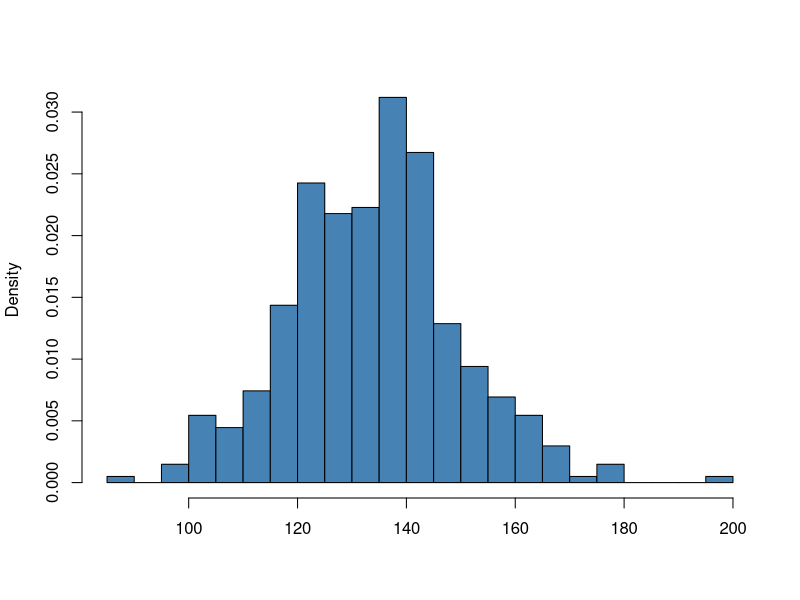
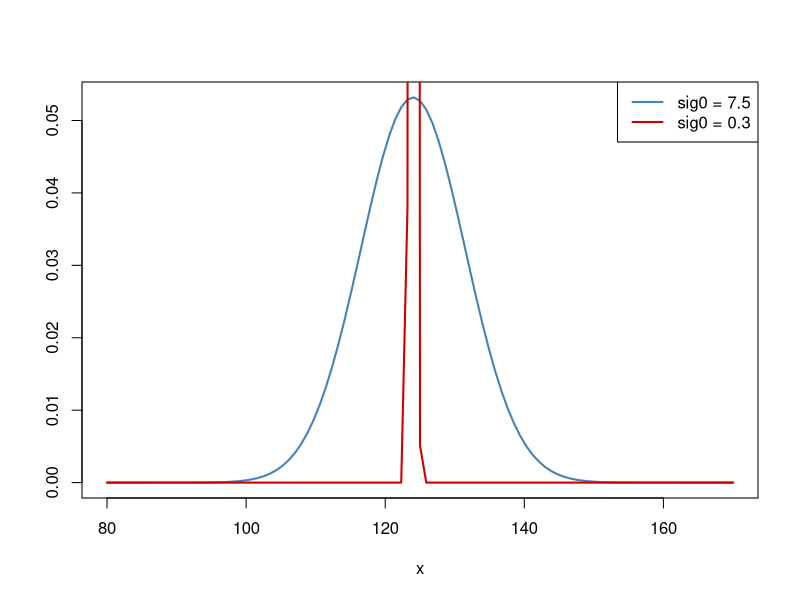
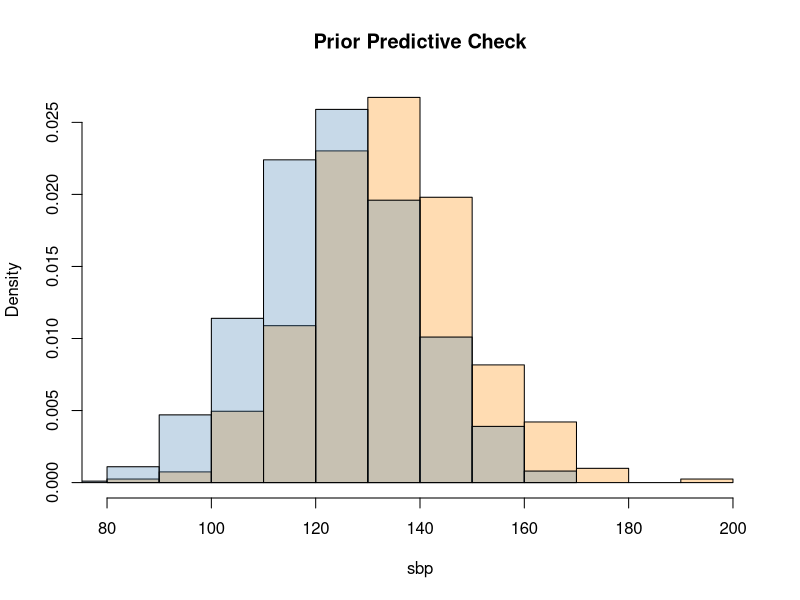
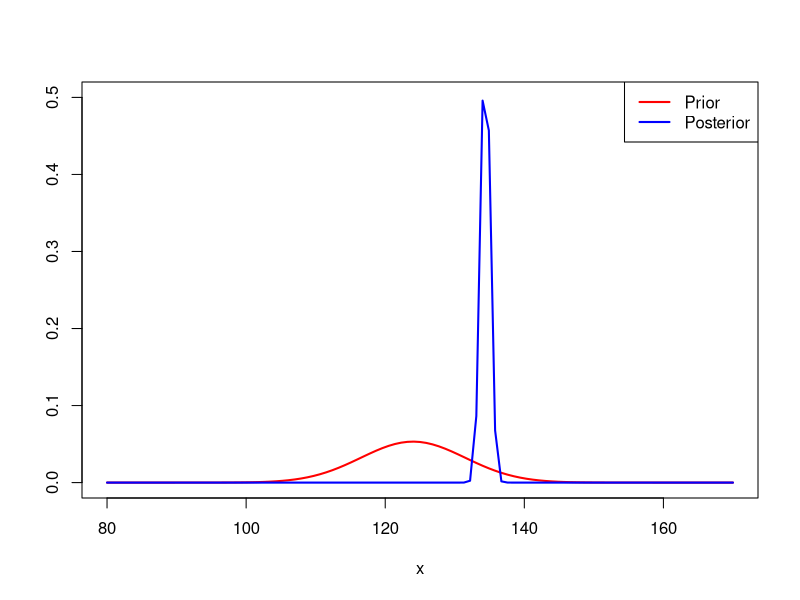
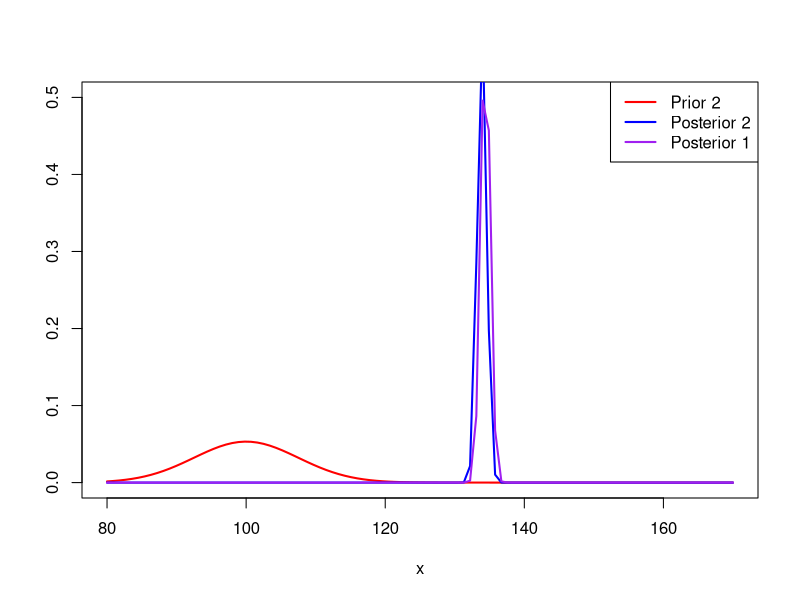
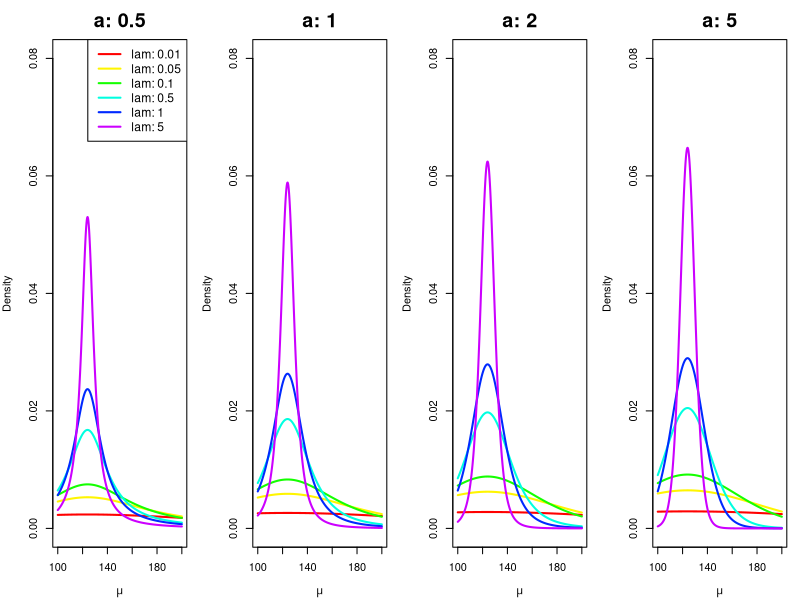
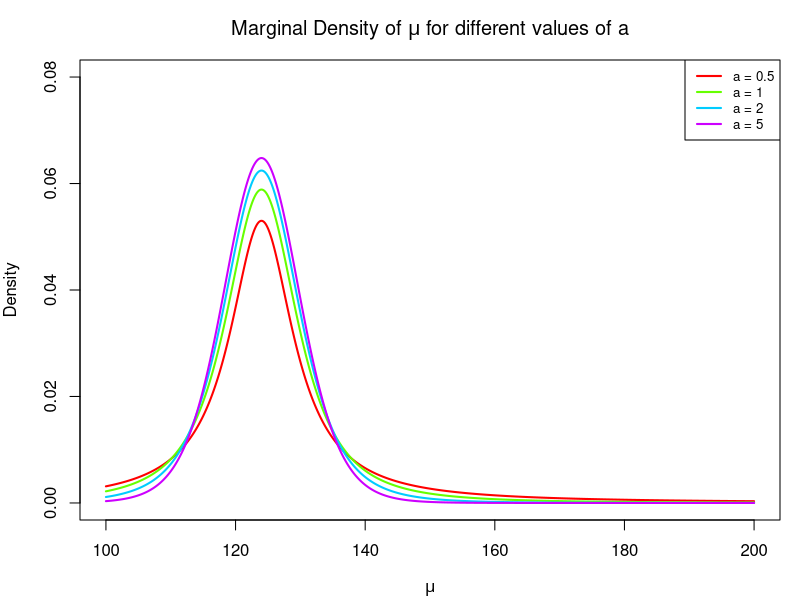
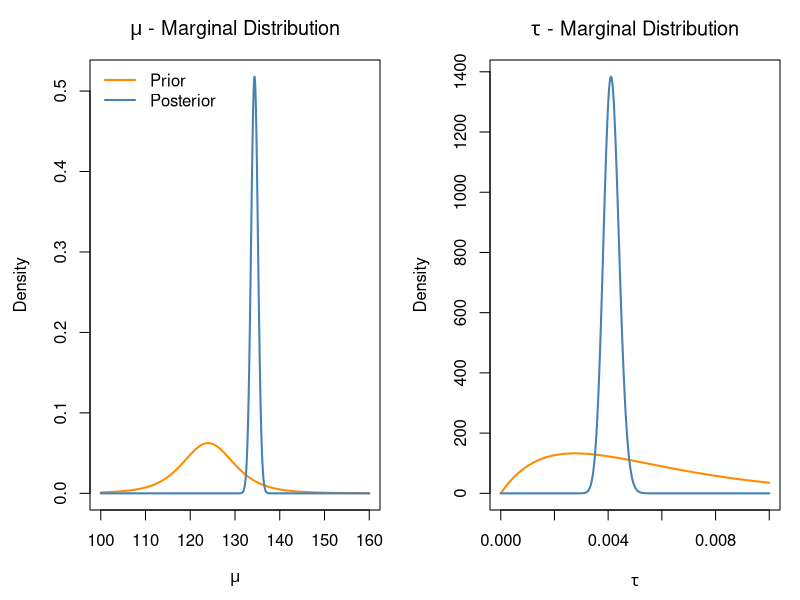

Source code (R) for these figures, in order:
## ---- chunk 1
knitr::opts_chunk$set(include = FALSE)
# Useful imports
library(dplyr)
library(readr)
library(ggplot2)
# Load data
df <- read_csv("vetbp.csv")
df
## ---- chunk 2
sbp = df$SBP_00
hist(sbp, probability = T, col = 'steelblue', breaks = 20, xlab = '', main = '')
## ---- chunk 3
# Prior parameters
mu0 = 124
sig0 = 7.5

curve(dnorm(x, mu0, sig0), xlim = c(80, 170), col = 'steelblue', ylab = '', lwd = 2)

# What happens if we use sig0 = 0.3
curve(dnorm(x, mu0, 0.3), xlim = c(80, 170), col = 'red3', ylab = '', lwd = 2, add = T)

legend(x = 'topright',
       legend = c('sig0 = 7.5','sig0 = 0.3'),
       col = c('steelblue','red3'),
       lwd = 2)

## ---- chunk 4
n_samp = 1000

mu_samps <- rnorm(n_samp, mu0, sig0)
sample_from_marg <- rnorm(n_samp, mean = mu_samps, sd = 13.43)

p1 <- hist(sbp, plot = FALSE)
p2 <- hist(sample_from_marg, plot = FALSE)

plot(p1, col = rgb(1.0, 0.549, 0.0, 0.3), freq = FALSE, main = 'Prior Predictive Check')
plot(p2, col = rgb(0.275, 0.510, 0.706, 0.3), freq = FALSE, add = T)

## ---- chunk 5
# Model precisions (1 / variance)
mu0 = 124
sig0 = 7.5
tau = 1.0 / 13.43^2
tau0 = 1.0 / sig0^2

# Compute posterior parameters
post_var1 = 1.0 / (tau * length(sbp) + tau0)
post_mean1 = (tau * sum(sbp) + tau0 * mu0) * post_var1

# Plot prior and posterior curves
# Plot
curve(dnorm(x, mu0, sig0), xlim = c(80, 170), ylim = c(0,0.5), col = 'red', lwd = 2, ylab = '')
curve(dnorm(x, post_mean1, sqrt(post_var1)), add = T, col = 'blue', lwd = 2)
legend(
  x = "topright", 
  legend = c("Prior", "Posterior"), 
  col = c("red", "blue"), 
  lwd = 2
)
## ---- chunk 6
# Prior parameters
tau = 1.0 / 13.43^2
tau0 = 1.0 / 5.1^2
mu0 = 100

# Posterior parameters
post_var2 = 1.0 / (tau * length(sbp) + tau0)
post_mean2 = (tau * sum(sbp) + tau0 * mu0) * post_var2

# Plot prior and posterior curves
# Plot
curve(dnorm(x, mu0, sig0), xlim = c(80, 170), ylim = c(0,0.5), col = 'red', lwd = 2, ylab = '')
curve(dnorm(x, post_mean2, sqrt(post_var2)), add = T, col = 'blue', lwd = 2)
curve(dnorm(x, post_mean1, sqrt(post_var1)), add = T, col = 'purple', lwd = 2)

legend(
  x = "topright", 
  legend = c("Prior 2", "Posterior 2", "Posterior 1"), 
  col = c("red", "blue", "purple"), 
  lwd = 2
)
## ---- chunk 7
# Compute marginal distribution for the mean (Normal-Gamma conjugate prior)
mu_marg <- function(mu, mu0, lam, a, b, log = FALSE) {
  out_log <- lgamma(a + 0.5) - lgamma(a)
  out_log <- out_log + a * log(b) - (a + 0.5) * log(b + 0.5 * lam * (mu - mu0)^2)
  out_log <- out_log + log(sqrt(lam) / sqrt(2 * pi))
  
  if (log) {
    return(out_log)
  } else {
    return(exp(out_log))
  }
}
## ---- chunk 8
mu0 <- 124
mugrid <- seq(100, 200, length.out = 1000)
a_vals <- c(0.5, 1, 2.0, 5)
lam_vals <- c(0.01, 0.05, 0.1, 0.5, 1.0, 5.0)

# Setup 1x4 subplot grid
par(mfrow = c(1, length(a_vals)), mar = c(4, 4, 3, 1))

# Palette for lambda lines
colors <- rainbow(n = length(lam_vals), end = 0.8)

for (i in seq_along(a_vals)) {
  a <- a_vals[i]
  b <- 13.43^2 * a
  
  # Compute density for first lambda to initialize plot frame
  first_dens <- mu_marg(mugrid, mu0, lam_vals[1], a, b)
  
  plot(
    mugrid, first_dens, type = "l", col = colors[1], lwd = 2,
    ylim = c(0, 0.08), xlab = expression(mu), ylab = "Density",
    main = paste0("a: ", a), cex.main = 1.8
  )
  
  # Add remaining lambda lines
  for (j in 2:length(lam_vals)) {
    dens <- mu_marg(mugrid, mu0, lam_vals[j], a, b)
    lines(mugrid, dens, col = colors[j], lwd = 2)
  }
  
  if (i == 1) {
    legend("topright", legend = paste0("lam: ", lam_vals), col = colors, lwd = 2, cex = 1.1)
  }
}

# Reset par settings
par(mfrow = c(1, 1))
## ---- chunk 9
lam_vals <- 5


# Palette for lambda lines
colors <- rainbow(n = length(a_vals), end = 0.8)
a_first <- a_vals[1]
b_first <- 13.43^2 * a_first
first_dens <- mu_marg(mugrid, mu0, 5, a_first, b_first)

plot(
  mugrid, first_dens, type = "l", col = colors[1], lwd = 2,
  ylim = c(0, 0.08), xlab = expression(mu), ylab = "Density",
  main = expression(paste("Marginal Density of ", mu, " for different values of ", a))
)

if (length(a_vals) > 1) {
  for (i in 2:length(a_vals)) {
    a <- a_vals[i]
    b <- 13.43^2 * a
    dens <- mu_marg(mugrid, mu0, 5, a, b)
    
    lines(mugrid, dens, col = colors[i], lwd = 2)
  }
}

legend(
  "topright", 
  legend = paste0("a = ", a_vals), 
  col = colors, 
  lwd = 2, 
  cex = 0.8
)
## ---- chunk 10
# Compute posterior parameters for Normal-Gamma conjugate model
get_post_params <- function(y, mu0, lam, a, b) {
  ybar <- mean(y)
  n <- length(y)
  s <- mean((y - ybar)^2)
  
  apost <- a + n / 2.0
  bpost <- b + 0.5 * (n * s + (lam * n * (ybar - mu0)^2) / (lam + n))
  lampost <- lam + n
  mupost <- (lam * mu0 + n * ybar) / (lam + n)
  
  return(list(
    mupost = mupost, 
    lampost = lampost, 
    apost = apost, 
    bpost = bpost
  ))
}
## ---- chunk 11
# Prior parameters
mu0 <- 124
lam <- 5
a <- 2
b <- a * 13.43^2

# Posterior parameters
post <- get_post_params(sbp, mu0, lam, a, b)

mupost  <- post$mupost
lampost <- post$lampost
apost   <- post$apost
bpost   <- post$bpost
## ---- chunk 12
# Setup 1x2 layout
par(mfrow = c(1, 2), mar = c(4.5, 4.5, 3, 1))
mugrid <- seq(100, 160, length.out = 1000)
taugrid <- seq(0, 0.01, length.out = 1000)

# Plot mu
mu_prior_dens <- mu_marg(mugrid, mu0, lam, a, b)
mu_post_dens <- mu_marg(mugrid, mupost, lampost, apost, bpost)

plot(mugrid, mu_prior_dens, type = "l", col = "darkorange", lwd = 2,
     xlab = expression(mu), ylab = "Density", main = expression(mu * " - Marginal Distribution"),
     ylim = range(c(mu_prior_dens, mu_post_dens)), cex.main = 1.2)
lines(mugrid, mu_post_dens, col = "steelblue", lwd = 2)
legend("topleft", legend = c("Prior", "Posterior"), col = c("darkorange", "steelblue"), lwd = 2, bty = "n")

# Plot tau
tau_prior_dens <- dgamma(taugrid, shape = a, rate = b)
tau_post_dens <- dgamma(taugrid, shape = apost, rate = bpost)

plot(taugrid, tau_prior_dens, type = "l", col = "darkorange", lwd = 2,
     xlab = expression(tau), ylab = "Density", main = expression(tau * " - Marginal Distribution"),
     ylim = range(c(tau_prior_dens, tau_post_dens)), cex.main = 1.2)
lines(taugrid, tau_post_dens, col = "steelblue", lwd = 2)

# Reset graphics layout
par(mfrow = c(1, 1))
## ---- chunk 13
apost / bpost
